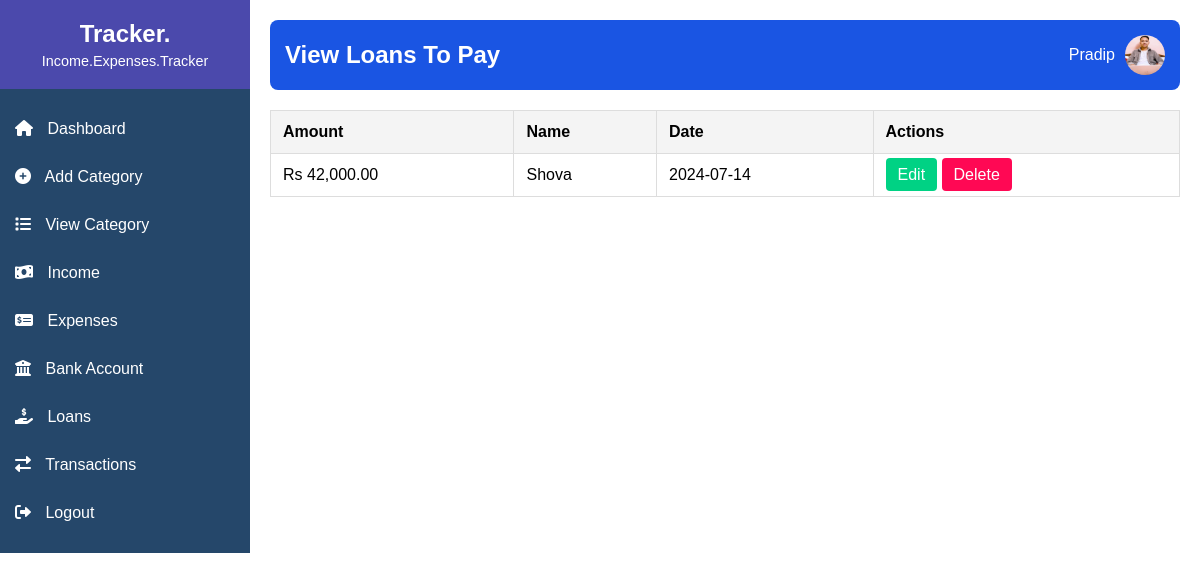
Screenshot of /view_loans_to_pay.php (signed in) with the database file from the repository.
### tables this page shows
CREATE TABLE `loans_to_pay` (
  `id` int(11) NOT NULL,
  `amount` decimal(10,2) NOT NULL,
  `name` varchar(255) NOT NULL,
  `date` date NOT NULL
);

### view_loans_to_pay.php (the view, shortened to what this page needs)
<?php
include('db.php');
$query = "SELECT * FROM loans_to_pay";
$result = $conn->query($query);
?>
<!DOCTYPE html>
<html lang="en">
<head>
    <link rel="stylesheet" href="styles.css">
    <link rel="stylesheet" href="https://cdnjs.cloudflare.com/ajax/libs/font-awesome/6.0.0-beta3/css/all.min.css">
</head>
<body>
<div class="sidebar">
    <div class="sidebar-header">
        <h2>Tracker.</h2>
        <p>Income.Expenses.Tracker</p>
    </div>
    <ul class="sidebar-menu">
        <li><a href="dashboard.php"><i class="fas fa-home"></i> Dashboard</a></li>
        <li><a href="add_category.php"><i class="fas fa-plus-circle"></i> Add Category</a></li>
        <li><a href="view_categories.php"><i class="fas fa-list"></i> View Category</a></li>
        <li>
            <a href="javascript:void(0)" class="main-menu"><i class="fas fa-money-bill-wave"></i> Income</a>
        </li>
        <li>
            <a href="javascript:void(0)" class="main-menu"><i class="fas fa-money-check-alt"></i> Expenses</a>
        </li>
        <li>
            <a href="javascript:void(0)" class="main-menu"><i class="fas fa-university"></i> Bank Account</a>
        </li>
        <li>
            <a href="javascript:void(0)" class="main-menu"><i class="fas fa-hand-holding-usd"></i> Loans</a>
        </li>
        <li><a href="transactions.php"><i class="fas fa-exchange-alt"></i> Transactions</a></li>
        <li><a href="logout.php"><i class="fas fa-sign-out-alt"></i> Logout</a></li>
    </ul>
</div>
<div class="main-content">
    <header>
        <div class="title">
            <h1>View Loans To Pay</h1>
        </div>
        <div class="user-info">
            <p><?php echo htmlspecialchars($_SESSION['username']); ?></p>
            <img src="profile.jpg" alt="Profile Picture">
        </div>
    </header>
    <main>
        <div class="table-container">
            <table>
                <thead>
                    <tr>
                        <th>Amount</th>
                        <th>Name</th>
                        <th>Date</th>
                        <th>Actions</th>
                    </tr>
                </thead>
                <tbody>
                    <?php while ($row = $result->fetch_assoc()): ?>
                    <tr>
                        <td>Rs <?php echo number_format($row['amount'], 2); ?></td>
                        <td><?php echo htmlspecialchars($row['name']); ?></td>
                        <td><?php echo htmlspecialchars($row['date']); ?></td>
                        <td>
                            <a href="edit_loan_to_pay.php?id=<?php echo $row['id']; ?>" class="btn btn-edit">Edit</a>
                            <a href="delete_loan_to_pay.php?id=<?php echo $row['id']; ?>" class="btn btn-delete" onclick="return confirm('Are you sure you want to delete this loan?');">Delete</a>
                        </td>
                    </tr>
                    <?php endwhile; ?>
                </tbody>
            </table>
        </div>
    </main>
</div>
</body>
</html>

### styles.css (style rules this page uses)
body { font-family: Arial, sans-serif; margin: 0; padding: 0; display: flex; }
.sidebar { width: 250px; background-color: #25476A; color: #fff; display: flex; flex-direction: column; align-items: center; }
.sidebar-header { text-align: center; padding: 20px 0; width: 100%; background-color: #4B49AC; }
.sidebar-header h2 { margin: 0; font-size: 1.5em; }
.sidebar-header p { margin: 5px 0 0; font-size: 0.9em; }
.sidebar-menu { list-style: none; padding: 0; width: 100%; display: flex; flex-direction: column; }
.sidebar-menu li { width: 100%; }
.sidebar-menu li a { display: block; padding: 15px; color: #fff; text-decoration: none; transition: background-color 0.3s ease; }
.sidebar-menu li a i { margin-right: 10px; }
.main-content { flex-grow: 1; padding: 20px; }
header { display: flex; justify-content: space-between; align-items: center; background-color: #1A55E3; color: #fff; padding: 15px; border-radius: 8px; }
header .title h1 { margin: 0; font-size: 1.5em; }
header .user-info { display: flex; align-items: center; }
header .user-info p { margin: 0; margin-right: 10px; }
header .user-info img { width: 40px; height: 40px; border-radius: 50%; }
.table-container { width: 100%; overflow-x: auto; }
table { width: 100%; border-collapse: collapse; margin: 20px 0; font-size: 16px; }
table th, table td { padding: 12px; border: 1px solid #ddd; text-align: left; }
table th { background-color: #f4f4f4; }
.btn { padding: 8px 12px; color: #fff; text-decoration: none; border-radius: 4px; transition: background-color 0.3s ease; }
.btn-edit { background-color: #00d284; }
.btn-delete { background-color: #FF0854; }

### rows the page displays
loans_to_pay: amount "42,000.00", name "Shova", date "2024-07-14"

### other values shown
$_SESSION['username'] "Pradip"
